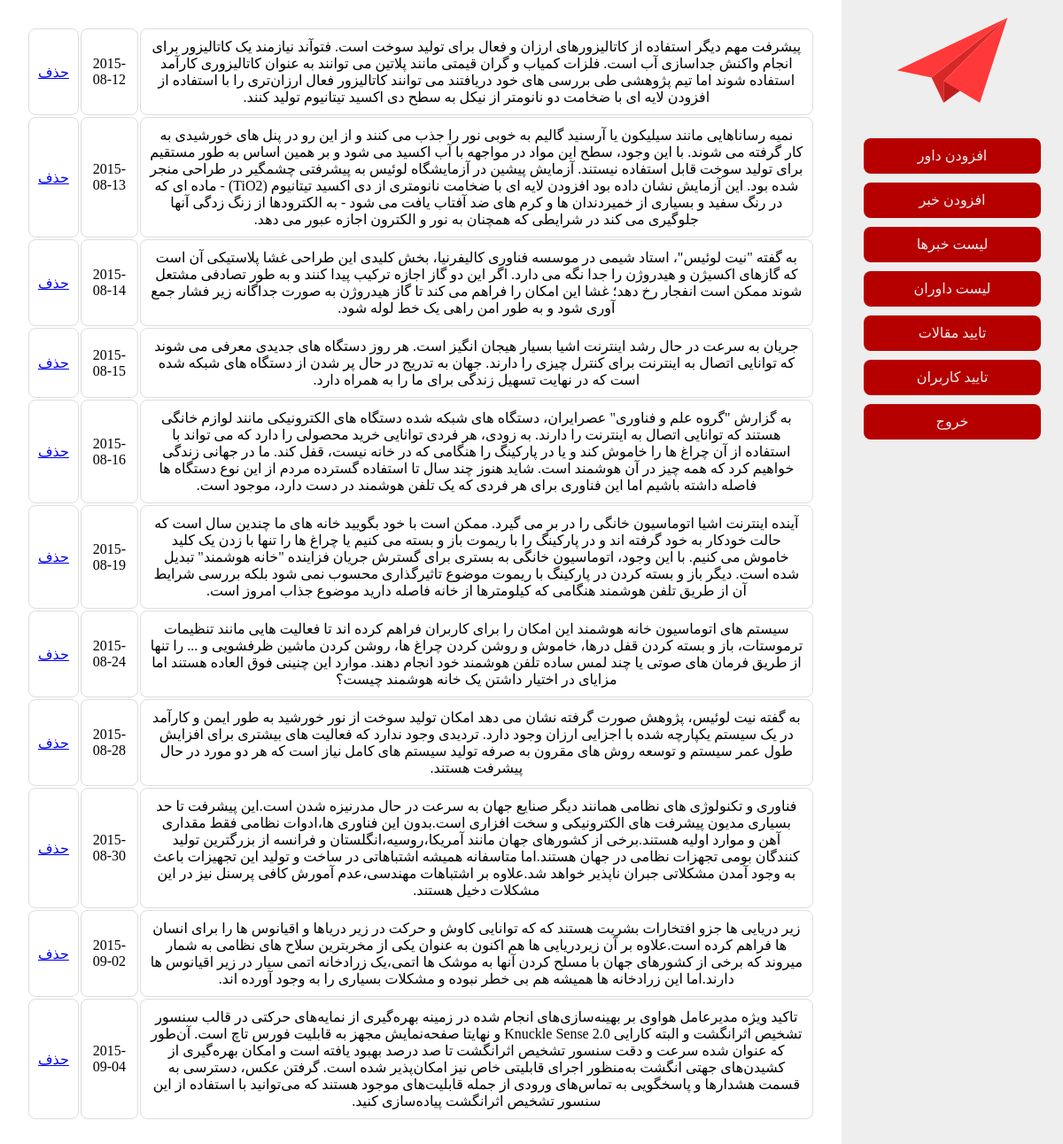
Page /admin/admin_list_news.php (signed in) on the committed database.
### tables this page shows
CREATE TABLE IF NOT EXISTS `news` (
  `id` int(11) NOT NULL AUTO_INCREMENT,
  `admin` int(11) NOT NULL,
  `text` varchar(10240) NOT NULL,
  `date` date NOT NULL,
  PRIMARY KEY (`id`)
);

### src/admin/admin_list_news.php (the view, shortened to what this page needs)
<?php
include "../com/conn.php";
include "admin_nav.php";
$sql = "
    SELECT
        news.id,
        news.text,
        news.date
    FROM
        news";
$res = $db->query($sql);
$res = $res->fetchAll();
?>
<div id="content">
    <table>
        <?php foreach ($res as $row) { ?>
            <tr>
                <td><?php echo $row['text'] ?></td>
                <td><?php echo $row['date'] ?></td>
                <td><a href="admin_delete_news.php?news=<?php echo $row['id'] ?>">حذف</a></td>
            </tr>
        <?php } ?>
    </table>
</div>

### src/css/panel.css (style rules this page uses)
#content { text-align: center; overflow: scroll; position: absolute; display: table; height: 100%; width: 100%; z-index: -1; right: 0; top: 0; }
#content table { vertical-align: middle; padding-right: 280px; padding-bottom: 30px; padding-left: 30px; padding-top: 30px; width: 100%; }
#content table td { border-style: solid; border-width: thin; border-radius: 8px; border-color: #DDD; padding: 10px; height: 40px; }

### rows in the picture
news: text "پیشرفت مهم دیگر استفاده از کاتالیزورهای ارزان و فعال برای تولید سوخت است. فتوآند نیازمند یک کاتالیزور برای انجام واکنش جداسازی آب است. فلزات کمیاب و گران قیمتی مانند پلاتین می توانند به عنوان کاتالیزوری کارآمد استفاده شوند اما تیم پژوهشی طی بررسی های خود دریافتند می توانند کاتالیزور فعال ارزان‌تری را با استفاده از افزودن لایه ای با ضخامت دو نانومتر از نیکل به سطح دی اکسید تیتانیوم تولید کنند.", date "2015-08-12"
news: text "نمیه رساناهایی مانند سیلیکون یا آرسنید گالیم به خوبی نور را جذب می کنند و از این رو در پنل های خورشیدی به کار گرفته می شوند. با این وجود، سطح این مواد در مواجهه با آب اکسید می شود و بر همین اساس به طور مستقیم برای تولید سوخت قابل استفاده نیستند. آزمایش پیشین در آزمایشگاه لوئیس به پیشرفتی چشمگیر در طراحی منجر شده بود. این آزمایش نشان داده بود افزودن لایه ای با ضخامت نانومتری از دی اکسید تیتانیوم (TiO2) - ماده ای که در رنگ سفید و بسیاری از خمیردندان ها و کرم های ضد آفتاب یافت می شود - به الکترودها از زنگ زدگی آنها جلوگیری می کند در شرایطی که همچنان به نور و الکترون اجازه عبور می دهد.", date "2015-08-13"
news: text "به گفته \"نیت لوئیس\"، استاد شیمی در موسسه فناوری کالیفرنیا، بخش کلیدی این طراحی غشا پلاستیکی آن است که گازهای اکسیژن و هیدروژن را جدا نگه می دارد. اگر این دو گاز اجازه ترکیب پیدا کنند و به طور تصادفی مشتعل شوند ممکن است انفجار رخ دهد؛ غشا این امکان را فراهم می کند تا گاز هیدروژن به صورت جداگانه زیر فشار جمع آوری شود و به طور امن راهی یک خط لوله شود.", date "2015-08-14"
news: text "جریان به سرعت در حال رشد اینترنت اشیا بسیار هیجان انگیز است. هر روز دستگاه های جدیدی معرفی می شوند که توانایی اتصال به اینترنت برای کنترل چیزی را دارند. جهان به تدریج در حال پر شدن از دستگاه های شبکه شده است که در نهایت تسهیل زندگی برای ما را به همراه دارد.", date "2015-08-15"
news: text "به گزارش \"گروه علم و فناوری\" عصرایران، دستگاه های شبکه شده دستگاه های الکترونیکی مانند لوازم خانگی هستند که توانایی اتصال به اینترنت را دارند. به زودی، هر فردی توانایی خرید محصولی را دارد که می تواند با استفاده از آن چراغ ها را خاموش کند و یا در پارکینگ را هنگامی که در خانه نیست، قفل کند. ما در جهانی زندگی خواهیم کرد که همه چیز در آن هوشمند است. شاید هنوز چند سال تا استفاده گسترده مردم از این نوع دستگاه ها فاصله داشته باشیم اما این فناوری برای هر فردی که یک تلفن هوشمند در دست دارد، موجود است.", date "2015-08-16"
news: text "آینده اینترنت اشیا اتوماسیون خانگی را در بر می گیرد. ممکن است با خود بگویید خانه های ما چندین سال است که حالت خودکار به خود گرفته اند و در پارکینگ را با ریموت باز و بسته می کنیم یا چراغ ها را تنها با زدن یک کلید خاموش می کنیم. با این وجود، اتوماسیون خانگی به بستری برای گسترش جریان فزاینده \"خانه هوشمند\" تبدیل شده است. دیگر باز و بسته کردن در پارکینگ با ریموت موضوع تاثیرگذاری محسوب نمی شود بلکه بررسی شرایط آن از طریق تلفن هوشمند هنگامی که کیلومترها از خانه فاصله دارید موضوع جذاب امروز است.", date "2015-08-19"
news: text "سیستم های اتوماسیون خانه هوشمند این امکان را برای کاربران فراهم کرده اند تا فعالیت هایی مانند تنظیمات ترموستات، باز و بسته کردن قفل درها، خاموش و روشن کردن چراغ ها، روشن کردن ماشین ظرفشویی و ... را تنها از طریق فرمان های صوتی یا چند لمس ساده تلفن هوشمند خود انجام دهند. موارد این چنینی فوق العاده هستند اما مزایای در اختیار داشتن یک خانه هوشمند چیست؟", date "2015-08-24"
news: text "به گفته نیت لوئیس، پژوهش صورت گرفته نشان می دهد امکان تولید سوخت از نور خورشید به طور ایمن و کارآمد در یک سیستم یکپارچه شده با اجزایی ارزان وجود دارد. تردیدی وجود ندارد که فعالیت های بیشتری برای افزایش طول عمر سیستم و توسعه روش های مقرون به صرفه تولید سیستم های کامل نیاز است که هر دو مورد در حال پیشرفت هستند.", date "2015-08-28"
news: text "فناوری و تکنولوژی های نظامی همانند دیگر صنایع جهان به سرعت در حال مدرنیزه شدن است.این پیشرفت تا حد بسیاری مدیون پیشرفت های الکترونیکی و سخت افزاری است.بدون این فناوری ها،ادوات نظامی فقط مقداری آهن و موارد اولیه هستند.برخی از کشورهای جهان مانند آمریکا،روسیه،انگلستان و فرانسه از بزرگترین تولید کنندگان بومی تجهزات نظامی در جهان هستند.اما متاسفانه همیشه اشتباهاتی در ساخت و تولید این تجهیزات باعث به وجود آمدن مشکلاتی جبران ناپذیر خواهد شد.علاوه بر اشتباهات مهندسی،عدم آمورش کافی پرسنل نیز در این مشکلات دخیل هستند.", date "2015-08-30"
news: text "زیر دریایی ها جزو افتخارات بشریت هستند که که توانایی کاوش و حرکت در زیر دریاها و اقیانوس ها را برای انسان ها فراهم کرده است.علاوه بر آن زیردریایی ها هم اکنون به عنوان یکی از مخربترین سلاح های نظامی به شمار میروند که برخی از کشورهای جهان با مسلح کردن آنها به موشک ها اتمی،یک زرادخانه اتمی سیار در زیر اقیانوس ها دارند.اما این زرادخانه ها همیشه هم بی خطر نبوده و مشکلات بسیاری را به وجود آورده اند.", date "2015-09-02"
news: text "تاکید ویژه مدیرعامل هواوی بر بهینه‌سازی‌های انجام شده در زمینه بهره‌گیری از نمایه‌های حرکتی در قالب سنسور تشخیص اثرانگشت و البته کارایی Knuckle Sense 2.0 و نهایتا صفحه‌نمایش مجهز به قابلیت فورس تاچ است. آن‌طور که عنوان شده سرعت و دقت سنسور تشخیص اثرانگشت تا صد درصد بهبود یافته است و امکان بهره‌گیری از کشیدن‌های جهتی انگشت به‌منظور اجرای قابلیتی خاص نیز امکان‌پذیر شده است. گرفتن عکس، دسترسی به قسمت هشدارها و پاسخگویی به تماس‌های ورودی از جمله قابلیت‌های موجود هستند که می‌توانید با استفاده از این سنسور تشخیص اثرانگشت پیاده‌سازی کنید.", date "2015-09-04"
